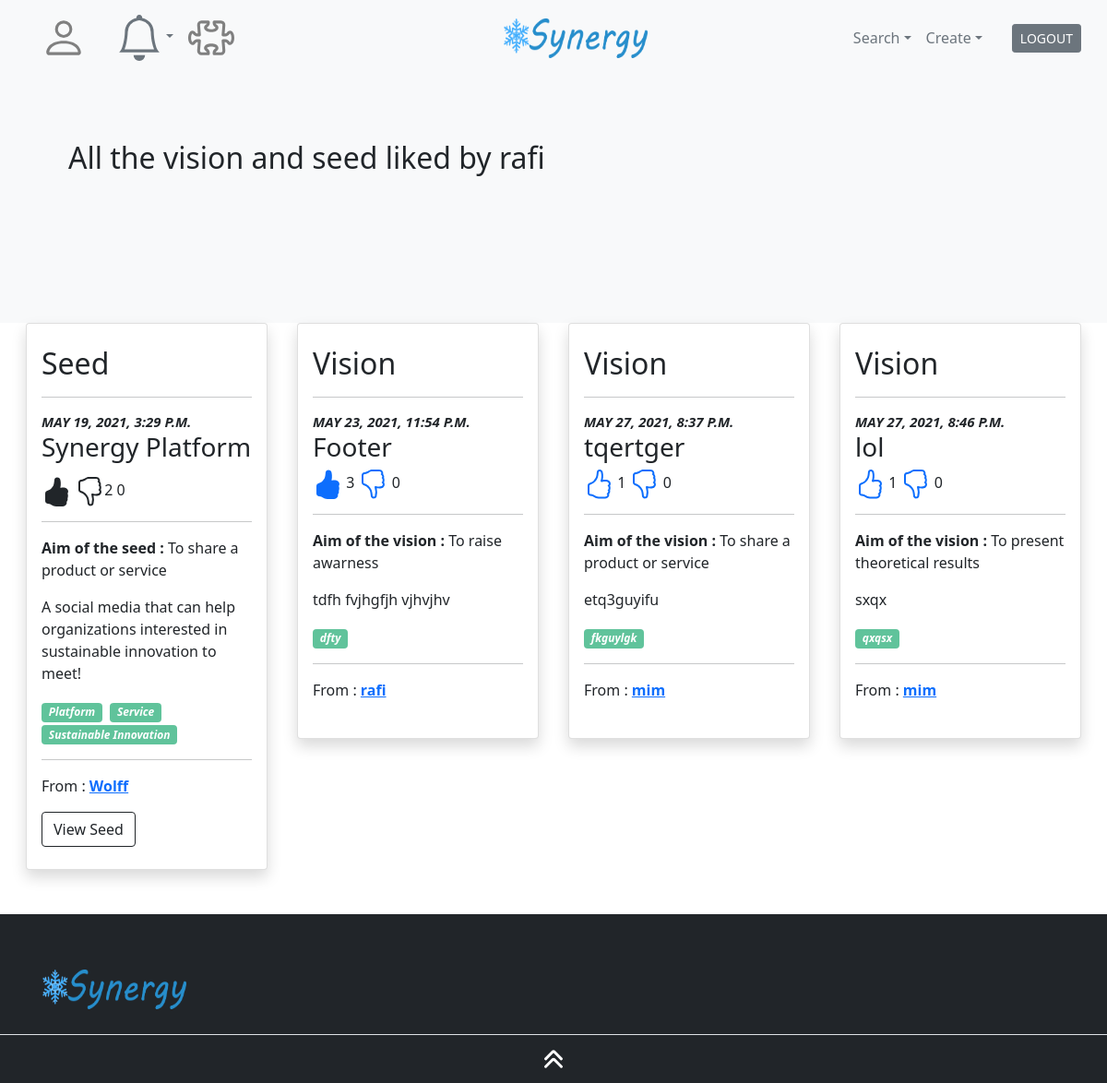
Page /accounts/profile/likes/rafi/ (signed in) on the committed database.
### knowledge/models.py (models this page shows, shortened)
class Seed(models.Model):
    user = models.ForeignKey(settings.AUTH_USER_MODEL,on_delete=models.CASCADE, default=1)
    profile_seed = models.ImageField(upload_to=profile_seed_directory_path,default="Null")
    title = models.CharField(max_length=100, unique=True,)
    summary = models.TextField(max_length=100,default="NA")
    sdg = models.ManyToManyField(SDG, through="SDG_Seed")
    value_chain = models.ManyToManyField(Value_chain, through="Value_Chain_Seed")
    industry = models.ManyToManyField(Industry, through="Industry_Seed")
    pros = models.TextField(default="NA")
    cons = models.TextField(default="NA")
    contenu = models.TextField(default="NA")
    use_case = models.TextField(default="NA")
    aim_seed = models.CharField(max_length=30, choices=Aims)
    keywords = TaggableManager()
    slug = models.SlugField(max_length = 250, unique=True)
    date_publication = models.DateTimeField(auto_now_add=True)
    class Meta:
        ordering = ['-date_publication']

class Vision(models.Model):
    title = models.CharField(max_length=100, unique=True, )
    user = models.ForeignKey(settings.AUTH_USER_MODEL,on_delete=models.CASCADE, default=1)
    content = models.TextField(max_length=444,default="NA")
    aim_vision = models.CharField(max_length=30, choices=Aims)
    keywords = TaggableManager()
    slug = models.SlugField(max_length= 250,unique=True)
    date_publication = models.DateTimeField(auto_now_add=True)

### accounts/views.py (the view)
# urls.py: path("profile/likes/<str:username>/", views.view_like, name="view_like"),
@login_required
def view_like(request,username):
    user_profile = User.objects.get(username=username)
    seed_liked_view = Liked_Seed.objects.filter(user_related_id=user_profile.id)
    seed_interest = Seed.objects.filter(id__in=[slv.seed_related_id for slv in seed_liked_view])
    profile_seed_interest = User.objects.filter(id__in=[psi.user_id for psi in seed_interest])
    vision_liked_view = Liked_Vision.objects.filter(user_related_id=user_profile.id)
    vision_following = Vision.objects.filter(id__in=[vlv.vision_related_id for vlv in vision_liked_view])
    profile_vision_interest = User.objects.filter(id__in=[pvi.user_id for pvi in vision_following])
    editable = False
    if request.user == user_profile:
        editable = True
    aim = {
        1: "To raise awarness",
        2: "To share a product or service",
        3: "To search for improvement",
        4: "To present theoretical results ",
        5: "To make laugh",
        6: "Others",
        }
    list = []
    x = 0
    for seed in seed_interest:
        my_dict = {'Type': [],'ID': [],'NBR': [],'Name': [], 'Author': [], 'Date': [], 'Slug': [], 'Description': [], 'Aim': [], 'User': [], 'User_Type': [], 'Likes': [],'Dislikes': [],}
        my_dict['Type'].append("Seed")
        my_dict['NBR'].append(x)
        my_dict['Name'].append(seed.title)
        my_dict['ID'].append(seed.id)
        my_dict['Date'].append(seed.date_publication)
        my_dict['Slug'].append(seed.slug)
        my_dict['Description'].append(seed.summary)
        for user in profile_seed_interest:
            if user.id == seed.user_id:
                my_dict['Author'].append(user.username)
        for keys in aim:
            if int(seed.aim_seed) == keys:
                my_dict['Aim'].append(aim[keys])
        seed_likes = Liked_Seed.objects.filter(seed_related_id=seed.id).count
        my_dict['Likes'].append(seed_likes)
        seed_dislikes = Disliked_Seed.objects.filter(seed_related_id=seed.id).count
        my_dict['Dislikes'].append(seed_dislikes)
        x += 1
        list.append(my_dict)
    for vision in vision_following:
        my_dict = {'Type': [], 'ID': [],'NBR': [], 'Author': [], 'Name': [] , 'Date': [], 'Slug': [], 'Content': [], 'Description': [], 'Aim': [], 'User': [], 'User_Type': [], 'Likes': [],'Dislikes': [], 'L': [],'D': []}
        my_dict['Type'].append("Vision")
        my_dict['NBR'].append(x)
        my_dict['Name'].append(vision.title)
        my_dict['ID'].append(vision.id)
        my_dict['Date'].append(vision.date_publication)
        my_dict['Slug'].append(vision.slug)
        my_dict['Content'].append(vision.content)
        my_dict['Description'].append(vision.keywords)
        for user in profile_vision_interest:
            if user.id == vision.user_id:
                my_dict['Author'].append(user.username)
        for keys in aim:
            if int(vision.aim_vision) == keys:
                my_dict['Aim'].append(aim[keys])
        vision_likes = Liked_Vision.objects.filter(vision_related_id=vision.id).count
        my_dict['Likes'].append(vision_likes)
        vision_dislikes = Disliked_Vision.objects.filter(vision_related_id=vision.id).count
        my_dict['Dislikes'].append(vision_dislikes)
        if Liked_Vision.objects.filter(Q(user_related_id=request.user.id) & Q(vision_related_id=vision.id)).exists():
            my_dict['L'].append("Yes")
        else:
            my_dict['L'].append("No")
        if Disliked_Vision.objects.filter(Q(user_related_id=request.user.id) & Q(vision_related_id=vision.id)).exists():
            my_dict['D'].append("Yes")
        else:
            my_dict['D'].append("No")
        x += 1
        list.append(my_dict)
    return render(request, "dist/inside/profile/likes.html", context={"list":list,"user_profile":user_profile, "editable": editable, "seed_interest": seed_interest, "vision_following": vision_following })

### template/dist/inside/profile/likes.html (shortened to what this page needs)
{% extends "dist/inside/template_inside.html" %}
{% block contenu %}
<main>
    <section class="bg-light pb-6 pb-md-0">
        <div class=container>
            <div class="col-lg-10 py-9 py-lg-10 z-index-1">
                <h2>All the vision and seed liked by {{user_profile.username}}</h2>
            </div>
        </div>
    </section>
    <section>
        <div class="row px-4">
            {% for likes in list %}
                {% if 'Seed' in likes.Type %}
                    <div class="col-md-12 col-lg-3 px-3 mb-5" data-aos=fade-up>
                        <div class="card shadow lift rounded">
                            <div class="card-body py-4">
                                <h2>{{ likes.Type.0 }}</h2>
                                <hr>
                                <p class="font-size-6 text-uppercase font-weight-bold mb-0"><i>{{ likes.Date.0 }}</i></p>
                                <h3 class=card-title>{{ likes.Name.0 }}</h3>
                                <p class=card-text>
                                    {% if editable %}
                                        <p><a href="{% url 'accounts:seed_add_like' slug=likes.Slug.0 %}"><svg xmlns="http://www.w3.org/2000/svg" width="32" height="32" fill="currentColor" class="bi bi-hand-thumbs-up-fill" viewBox="0 0 16 16">
                                            <path d="M6.956 1.745C7.021.81 7.908.087 8.864.325l.261.066c.463.116.874.456 1.012.965.22.816.533 2.511.062 4.51a9.84 9.84 0 0 1 .443-.051c.713-.065 1.669-.072 2.516.21.518.173.994.681 1.2 1.273.184.532.16 1.162-.234 1.733.058.119.103.242.138.363.077.27.113.567.113.856 0 .289-.036.586-.113.856-.039.135-.09.273-.16.404.169.387.107.819-.003 1.148a3.163 3.163 0 0 1-.488.901c.054.152.076.312.076.465 0 .305-.089.625-.253.912C13.1 15.522 12.437 16 11.5 16H8c-.605 0-1.07-.081-1.466-.218a4.82 4.82 0 0 1-.97-.484l-.048-.03c-.504-.307-.999-.609-2.068-.722C2.682 14.464 2 13.846 2 13V9c0-.85.685-1.432 1.357-1.615.849-.232 1.574-.787 2.132-1.41.56-.627.914-1.28 1.039-1.639.199-.575.356-1.539.428-2.59z"/>
                                        </svg></a> {{ likes.Likes.0 }} <a href="#" class="text-primary"><svg xmlns="http://www.w3.org/2000/svg" width="32" height="32" fill="currentColor" class="bi bi-hand-thumbs-down" viewBox="0 0 16 16">
                                            <path d="M8.864 15.674c-.956.24-1.843-.484-1.908-1.42-.072-1.05-.23-2.015-.428-2.59-.125-.36-.479-1.012-1.04-1.638-.557-.624-1.282-1.179-2.131-1.41C2.685 8.432 2 7.85 2 7V3c0-.845.682-1.464 1.448-1.546 1.07-.113 1.564-.415 2.068-.723l.048-.029c.272-.166.578-.349.97-.484C6.931.08 7.395 0 8 0h3.5c.937 0 1.599.478 1.934 1.064.164.287.254.607.254.913 0 .152-.023.312-.077.464.201.262.38.577.488.9.11.33.172.762.004 1.15.069.13.12.268.159.403.077.27.113.567.113.856 0 .289-.036.586-.113.856-.035.12-.08.244-.138.363.394.571.418 1.2.234 1.733-.206.592-.682 1.1-1.2 1.272-.847.283-1.803.276-2.516.211a9.877 9.877 0 0 1-.443-.05 9.364 9.364 0 0 1-.062 4.51c-.138.508-.55.848-1.012.964l-.261.065zM11.5 1H8c-.51 0-.863.068-1.14.163-.281.097-.506.229-.776.393l-.04.025c-.555.338-1.198.73-2.49.868-.333.035-.554.29-.554.55V7c0 .255.226.543.62.65 1.095.3 1.977.997 2.614 1.709.635.71 1.064 1.475 1.238 1.977.243.7.407 1.768.482 2.85.025.362.36.595.667.518l.262-.065c.16-.04.258-.144.288-.255a8.34 8.34 0 0 0-.145-4.726.5.5 0 0 1 .595-.643h.003l.014.004.058.013a8.912 8.912 0 0 0 1.036.157c.663.06 1.457.054 2.11-.163.175-.059.45-.301.57-.651.107-.308.087-.67-.266-1.021L12.793 7l.353-.354c.043-.042.105-.14.154-.315.048-.167.075-.37.075-.581 0-.211-.027-.414-.075-.581-.05-.174-.111-.273-.154-.315l-.353-.354.353-.354c.047-.047.109-.176.005-.488a2.224 2.224 0 0 0-.505-.804l-.353-.354.353-.354c.006-.005.041-.05.041-.17a.866.866 0 0 0-.121-.415C12.4 1.272 12.063 1 11.5 1z"/>
                                        </svg></a> {{ likes.Dislikes.0 }}</p>
                                    {% else %}
                                        <p>{{ likes.Likes.0 }} {{ likes.Dislikes.0 }}</p>
                                    {% endif %}
                                <hr>
                                <p class=card-text><strong>Aim of the seed : </strong> {{ likes.Aim.0 }}</p>
                                <p class=card-text>{{ likes.Description.0 }}</p>
                                {% for si in seed_interest %}
                                    {% if si.id == likes.ID.0 %}
                                        {% for keyword in si.keywords.all %}
                                            <i class="mr-1 badge badge-success">{{ keyword }}</i>
                                        {% endfor %}
                                    {% endif %}
                                {% endfor %}
                                <hr>
                                <p>From : <strong><a href="{% url 'accounts:user_profile' username=likes.Author.0 %}">{{ likes.Author.0 }}</a></strong></p>
                                <a class="btn btn btn-outline-dark" href="{% url 'knowledge:one_seed' slug=likes.Slug.0 %}">View Seed</a>
                            </div>
                        </div>
                    </div>
                {% elif 'Vision' in likes.Type %}
                    <div class="col-md-12 col-lg-3 px-3 mb-5" data-aos=fade-up>
                        <div class="card shadow lift rounded">
                            <div class="card-body py-4">
                                <h2>{{ likes.Type.0 }}</h2>
                                <hr>
                                <p class="font-size-6 text-uppercase font-weight-bold mb-0"><i>{{ likes.Date.0 }}</i></p>
                                <h3 class=card-title>{{ likes.Name.0 }}</h3>
                                {% if likes.L.0 == "Yes" %}
                                    <p><a href="{% url 'accounts:vision_add_like' slug=likes.Slug.0 %}"></a> {{ likes.Likes.0 }}
                                    <a href="#"></a> {{ likes.Dislikes.0 }}</p>
                                {% else %}
                                    <p><a href="{% url 'accounts:vision_add_like' slug=likes.Slug.0 %}"></a> {{ likes.Likes.0 }}
                                    <a href="{% url 'accounts:vision_add_dislike' slug=likes.Slug.0 %}"></a> {{ likes.Dislikes.0 }}</p>
                                {% endif %}
                                <hr>
                                <p class=card-text><strong>Aim of the vision : </strong> {{ likes.Aim.0 }}</p>
                                <p class=card-text>{{ likes.Content.0 }}</p>
                                {% for v in vision_following %}
                                    {% if v.id == likes.ID.0 %}
                                        {% for keyword in v.keywords.all %}
                                            <i class="mr-1 badge badge-success">{{ keyword }}</i>
                                        {% endfor %}
                                    {% endif %}
                                {% endfor %}
                                <hr>
                                <p>From : <strong><a href="{% url 'accounts:user_profile' username=likes.Author.0 %}">{{ likes.Author.0 }}</a></strong></p>
                            </div>
                        </div>
                    </div>
                {% endif %}
            {% endfor %}
    </section>
</main>
{% endblock %}

### rows in the picture
Seed: Date.0 "MAY 19, 2021, 3:29 P.M.", Name.0 "Synergy Platform", Description.0 "A social media that can help organizations interested in sustainable innovation to meet!"
Tag: name "Platform"
Tag: name "Service"
Tag: name "Sustainable Innovation"
Vision: Date.0 "MAY 23, 2021, 11:54 P.M.", Name.0 "Footer", Content.0 "tdfh fvjhgfjh vjhvjhv"
Tag: name "dfty"
Vision: Date.0 "MAY 27, 2021, 8:37 P.M.", Name.0 "tqertger", Content.0 "etq3guyifu"
Tag: name "fkguylgk"
Vision: Date.0 "MAY 27, 2021, 8:46 P.M.", Name.0 "lol", Content.0 "sxqx"
Tag: name "qxqsx"

### other values in the picture
{{ user_profile.username }} "rafi"
{{ likes.Type.0 }} "Seed"
{{ likes.Likes.0 }} "2"
{{ likes.Dislikes.0 }} "0"
{{ likes.Aim.0 }} "To share a product or service"
{{ likes.Author.0 }} "Wolff"
{{ likes.Type.0 }} "Vision" "Vision" "Vision"
{{ likes.Likes.0 }} "3"
{{ likes.Aim.0 }} "To raise awarness" "To share a product or service" "To present theoretical results"
{{ likes.Author.0 }} "rafi" "mim" "mim"
{{ likes.Likes.0 }} "1" "1"
{{ likes.Dislikes.0 }} "0" "0"
